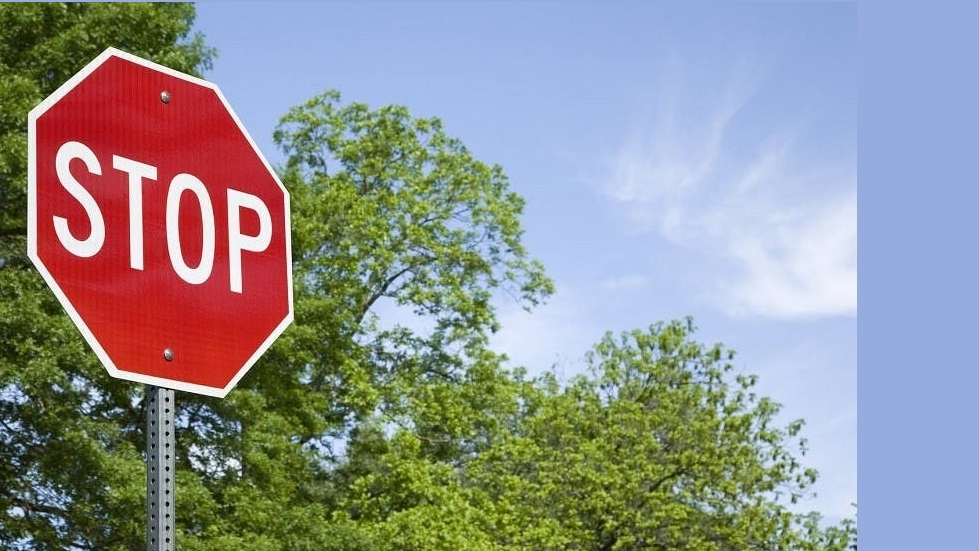
#> input picture program/img1.jpg, 979 x 551 px
$ python -i test.py   (imports and definitions only)
#> lines starting #> are read from the running program, lines starting #| are printed output that depends on the picture; after the words box and inside, x2 and y2 are one past the last pixel; in counts of white or black regions, pixels touching at a corner belong together
#> further down, picture is the input picture: shape (551, 979, 3); mean B, G, R 147, 146.3, 144.8
import cv2
from matplotlib import pyplot as plt
import numpy as np


def getField(img_shape):
    """
    Field: lower-left corner, lower-right, upper-left, upper-right
    :param img_shape:
    :return:
    """
    height = img_shape[0]
    center = img_shape[1]/2
    field = [[center - (height/2), 0],
             [center + (height/2), 0],
             [center - (height/2), height],
             [center + (height/2), height]]
    return field

# TODO loe
def isInField(points, field):
    for p in points:
        print(p)


"""
d2 = (x2 − x1)2 + (y2 − y1)2
"""
def euclidean(a, b):
    return ((a[0] - b[0])**2 + (a[1] - b[1])**2)**(1/2)


def score(points, center):
    result = 0
    for p in points:
        result += euclidean(p, center)
        print(f'SCORE: p: {p}, center: {center}')
    return result/len(points)


def convertToXY(list):
    x = []
    y = []
    for elem in list:
        x.append(elem[0])
        y.append(elem[1])
    return x, y


def getPoints(img):

    # Define the lower and upper bounds for the red color in HSV
    lower_red = np.array([0, 100, 100])
    upper_red = np.array([10, 255, 255])

    # Create a binary mask by thresholding the image within the specified red color range
    red_mask = cv2.inRange(img, lower_red, upper_red)
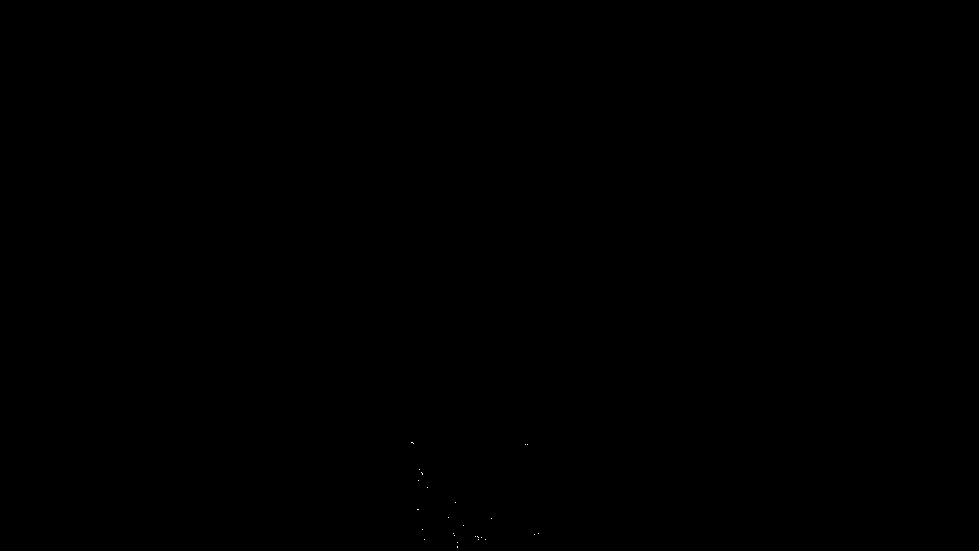
#> red_mask: shape (551, 979); 0.01% white in thin lines or dots, all inside (x1, y1, x2, y2) = (411, 442, 539, 548)

    # Apply morphological operations (optional) to clean up the mask
    kernel = np.ones((5, 5), np.uint8)
    red_mask = cv2.erode(red_mask, kernel, iterations=1)
#> red_mask: shape (551, 979); every value is 0
    red_mask = cv2.dilate(red_mask, kernel, iterations=1)

    # Find contours of the detected red objects
    contours, _ = cv2.findContours(red_mask, cv2.RETR_EXTERNAL, cv2.CHAIN_APPROX_SIMPLE)
#> contours = []

    # Initialize a list to store the positions of red objects
    red_object_positions = []
    # Iterate through the contours and store the positions
    for contour in contours:
        x, y, w, h = cv2.boundingRect(contour)
        centroid_x = x + (w // 2)
        centroid_y = y + (h // 2)
        red_object_positions.append((centroid_x, centroid_y))
#> this loop made 0 passes
#> after the loop, red_object_positions = []

    return red_object_positions

data = []
# [4 lines not run here, left out]

positions =[]
scores = []

fig = plt.figure(figsize=(12, 7))
#plt.subplot(1, 1, 1)
#for i in range(len(data)):
# [22 lines not run here, left out]


# setup
"""
image = cv2.imread("img1.jpg")
image2 = cv2.imread("img2.jpg")
image3 = cv2.imread("img3.jpg")
"""
#img_rgb = cv2.cvtColor(img, cv2.COLOR_BGR2RGB)
#img_gray = cv2.cvtColor(img, cv2.COLOR_BGR2GRAY)
"""
# Convert the image to the HSV color space
hsv_image = cv2.cvtColor(image, cv2.COLOR_BGR2HSV)
hsv_image2 = cv2.cvtColor(image2, cv2.COLOR_BGR2HSV)
hsv_image3 = cv2.cvtColor(image3, cv2.COLOR_BGR2HSV)

pos = getPoints(hsv_image)
pos2 = getPoints(hsv_image2)
pos3 = getPoints(hsv_image3)
"""

"""
x = []
y = []
# Display the result
for position in red_object_positions:
    print(f"Red object position: {position}")
    x.append(position[0])
    y.append(position[1])

"""

"""
# distance from center (score)
center = [551/2, 979/2]
print(f'stop img #1 {score(pos, center)}\n'
      f'stop img #2 {score(pos2, center)}\n'
      f'stop img #3 {score(pos3, center)}')


# centering of circle
img_size = image.shape
print(f'img size: {img_size}')

target_field = getField(img_size)
x_field, y_field = convertToXY(target_field)
print(f'target field: {target_field}')

x1, y1 = convertToXY(pos)
x2, y2 = convertToXY(pos2)
x3, y3 = convertToXY(pos3)

plt.subplot(1, 1, 1)
plt.imshow(hsv_image)
plt.scatter(x1, y1, color='red')
plt.scatter(x2, y2, color='green')
plt.scatter(x3, y3, color='yellow')
plt.scatter(x_field, y_field, color='blue')
plt.imshow(image)
#plt.show()

"""

>>> import cv2
>>> picture = cv2.imread('img1.jpg')
>>> result = getPoints(picture)
#> result = []
